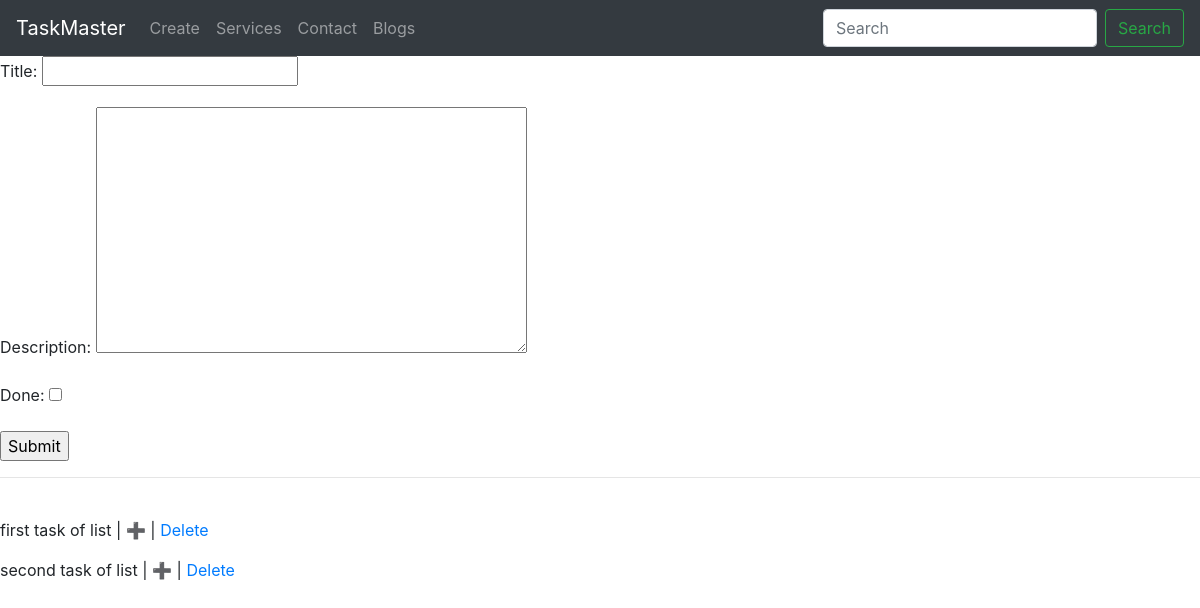
Before: /add-item/4/ with the older database file.
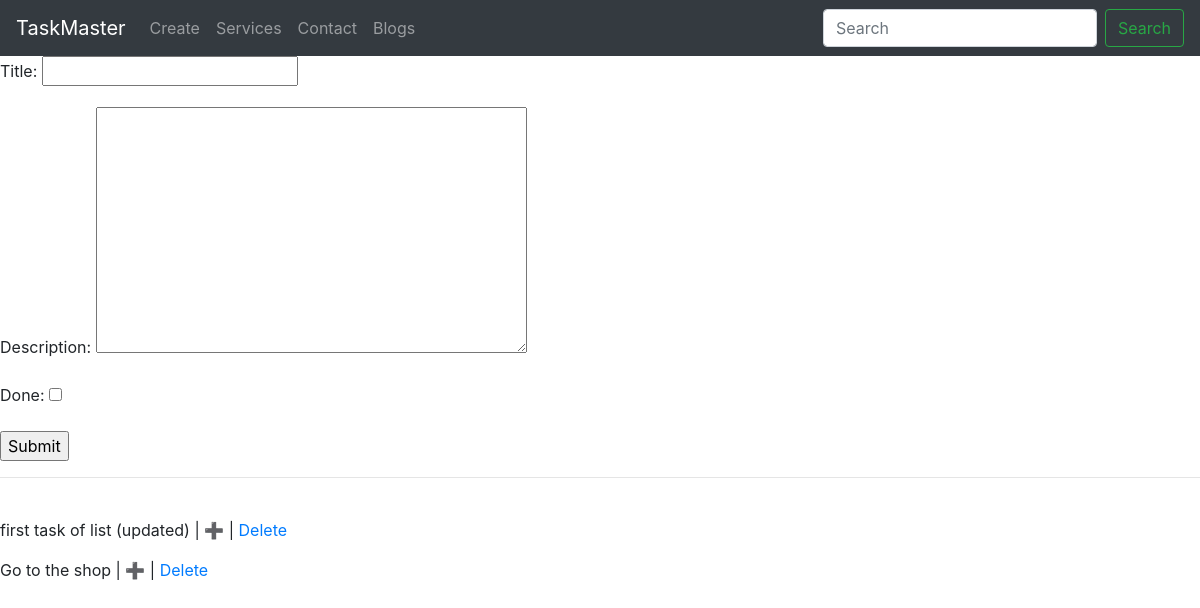
After: the same page with the newer database file.
### BaseApp/models.py (models this page shows, shortened)
class ListItems(models.Model):
    title = models.CharField(max_length=50)
    description = models.TextField()
    done = models.BooleanField(default=False)
    due_date = models.DateTimeField(null=True, blank=True)
    list = models.ForeignKey(List, on_delete=models.CASCADE, )

### BaseApp/views.py (the view)
# urls.py: path('add-item/<str:pk>/', addItem, name="add-item"),
def addItem(request, pk):
    form = ListItemsForm()
    items = ListItems.objects.filter(list=List.objects.get(id=pk))
    if request.method == "POST":
        form = ListItemsForm(request.POST)
        if form.is_valid():
            form.instance.list = List.objects.get(id=pk)
            form.save()
    context = {
        "form": form,
        "items": items
    }
    return render(request, "BaseApp/items.html", context)

### BaseApp/forms.py
class ListItemsForm(forms.ModelForm):
    class Meta:
        model = ListItems
        fields = ["title", "description", "done"]

### BaseApp/templates/BaseApp/items.html (shortened to what this page needs)
{% extends 'main.html' %}
{% block content %}
<form method="POST" action="">
    {{form.as_p}}
    <input type="submit" value="Submit">
</form>
<hr>
<br>
{% for item in items %}
<p>{{item.title}} | <a href="{% url 'update-item' item.id %}">➕</a> | <a href="{% url 'delete-item' item.id %}">Delete</a></p>
{% endfor %}
{% endblock content %}

Changed rows visible on the page:
removed ListItems: title "second task of list"
changed ListItems: title "first task of list" → "first task of list (updated)"
added ListItems: title "Go to the shop"
